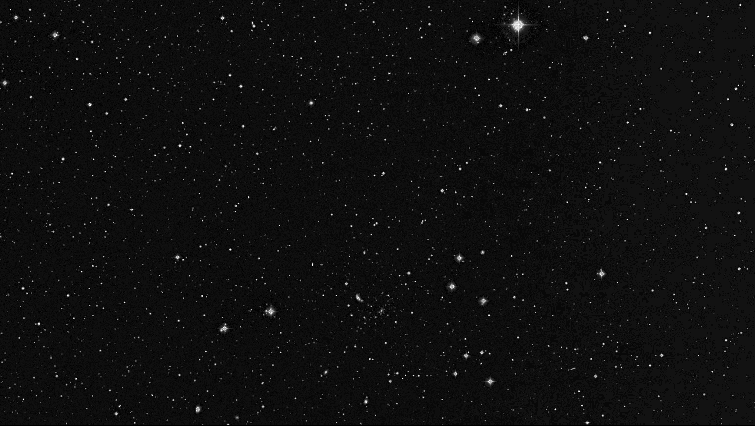
#> input picture TP 1/estrellas1.png, 755 x 426 px
$ jupyter execute 'TP 1.ipynb'   (shell and % lines are left out)
#> lines starting #> are read from the running program, lines starting #| are printed output that depends on the picture; after the words box and inside, x2 and y2 are one past the last pixel; in counts of white or black regions, pixels touching at a corner belong together
# Trabajo Práctico 1: Imágenes

## Objetivos:
+ Hallar algoritmo para recorrer la imagen y encontrar la estrella más brillante.

Primero importamos las librerías correspondientes para procesar y analizar las imágenes

[cell 1]

import numpy as np

import cv2 as cv

import matplotlib.pyplot as plt

## Primera imagen:

Comenzamos cargando y mostrando la primera imagen "Estrellas1.png" y su información.

[cell 2]
# Cargo la primera imagen
img1 = cv.imread('estrellas1.png', cv.IMREAD_GRAYSCALE)
#> img1 is the input picture: shape (426, 755); min 0, max 255, mean 15

# Dimensión de la imagen
print('Tamaño imagen: {} pix'.format(img1.shape))
#| Tamaño imagen: (426, 755) pix
print('Cantidad total de pixeles: {}'.format(img1.size))
#| Cantidad total de pixeles: 321630
print('Tipo de dato de cada pixel: {}'.format(img1.dtype))
#| Tipo de dato de cada pixel: uint8

plt.imshow(img1, cmap='gray')
plt.show()

Para poder cumplir la consigna pedida, definimos una función (ubicación_pixel_más_brillante). Ésta función recibe como dato la imagen, luego define el punto a,b= 0,0 , la variable pix, y el alto y ancho de la imagen; recorre la imagen definiendo pix_actual y si pix_actual es mayor que pix, redefine a pix=pix_actual. Finalmente luego de recorrer toda la imagen devuelve la ubicación del pixel de mayor intensidad.

[cell 3]
#Funcion para buscar la ubicacion de la estrella mas brillante

def ubicacion_pixel_mas_brillante(img):
    a,b = 0,0
    pix = img.item(a,b) #intensidad del pixel
#> pix = 10
    alto,ancho = img.shape
#> alto = 426; ancho = 755

    for i in range(0,alto):
        for j in range(0,ancho):
            pix_actual = img.item(i,j)

            if pix_actual > pix:
                pix = pix_actual
                a,b=i,j
#> after the loop, a = 24; b = 518; pix = 255

    return a,b,pix

Luego, llamamos a la función anteriormente definida, mostramos las coordenadas de su ubicación y la marcamos sobre una copia de la imagen con un círculo.

[cell 4]
#Busco la estrella mas brillante para la primer imagen
a,b,pix = ubicacion_pixel_mas_brillante(img1)
#> a = 24; b = 518; pix = 255

print("Ubicacion del pixel   a: ",a,"b: ",b)
#| Ubicacion del pixel   a:  24 b:  518
print("Intensidad del pixel:",pix)
#| Intensidad del pixel: 255

img_circle = img1.copy()
#cv.circle(imagen,centro,radio,color,ancho_linea,tipo_linea)
cv.circle(img_circle,(b,a),20,(255,255,255),2,cv.LINE_AA)
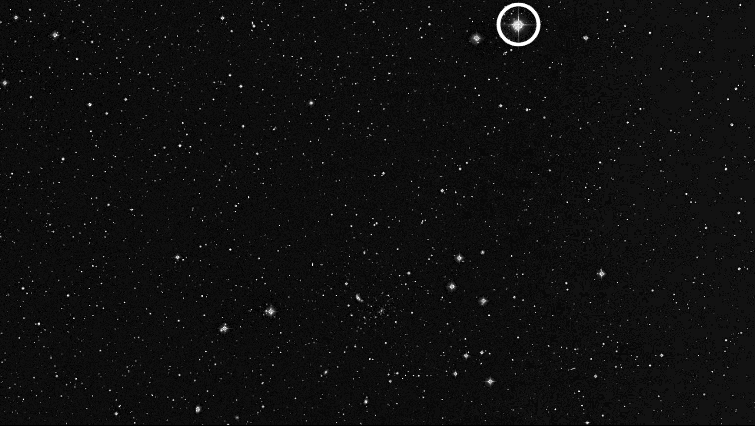
#> img_circle: shape (426, 755); 0.21% of pixels changed, all inside (x1, y1, x2, y2) = (495, 2, 542, 47)

plt.title("Estrella mas brillante")
plt.imshow(img_circle, cmap='gray')

## Segunda imagen
Repetimos el mismo proceso que para la primera imagen.

[cell 5]
# Cargo la segunda imagen
img2 = cv.imread('estrellas2.png', cv.IMREAD_GRAYSCALE)
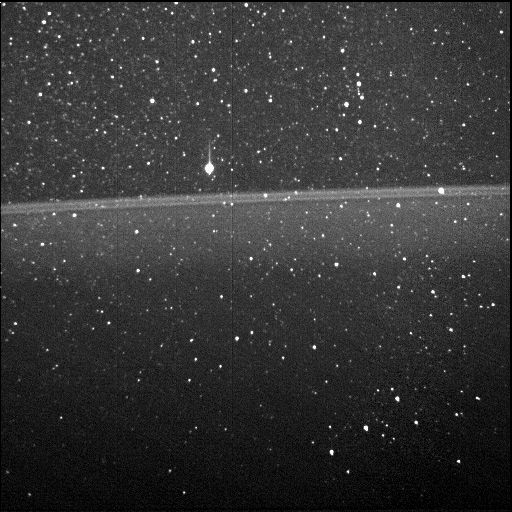
#> input picture TP 1/estrellas2.png, 512 x 512 px
#> img2 is the input picture: shape (512, 512); min 0, max 255, mean 53.3

plt.imshow(img2, cmap='gray')
plt.show()

[cell 6]
#Busco la estrella mas brillante para la segunda imagen
a,b,pix = ubicacion_pixel_mas_brillante(img2)
#> a = 338; b = 237

print("Ubicacion del pixel   a: ",a,"b: ",b)
#| Ubicacion del pixel   a:  338 b:  237
print("Intensidad del pixel:",pix)
#| Intensidad del pixel: 255

img_circle = img2.copy()
#cv.circle(imagen,centro,radio,color,ancho_linea,tipo_linea)
cv.circle(img_circle,(b,a),20,(255,255,255),2,cv.LINE_AA)
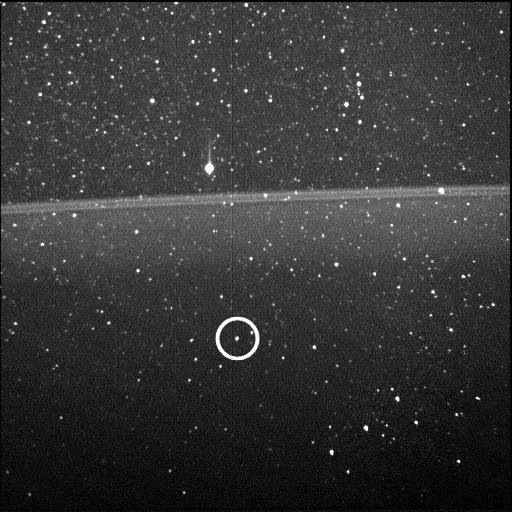
#> img_circle: shape (512, 512); 0.26% of pixels changed, all inside (x1, y1, x2, y2) = (214, 316, 261, 361)

plt.title("Estrella mas brillante")
plt.imshow(img_circle, cmap='gray')
